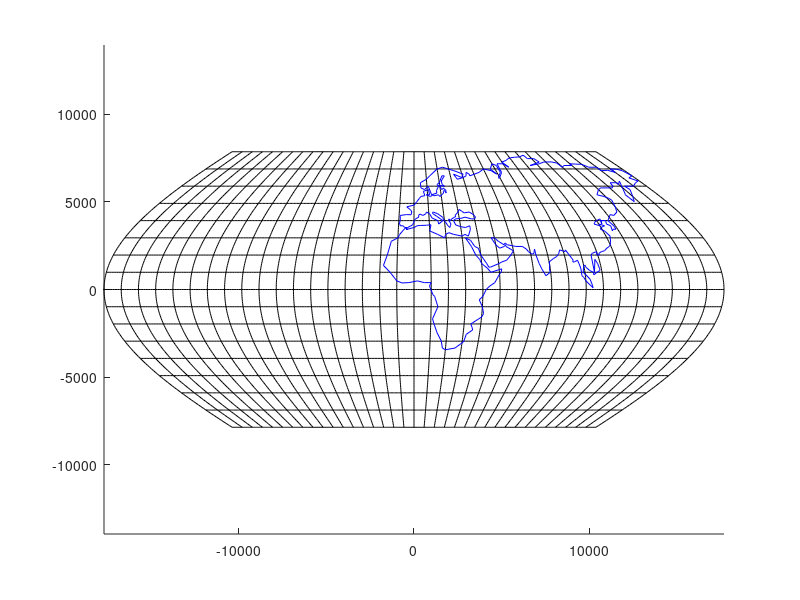

Write MATLAB code to recreate this figure. (Note: this script raises an error after producing the figure.)
clc
clear

format long g
axis equal

% Define extent
umin = -80;
umax = 80;
vmin = -180;
vmax = 180;
Du = 10;
Dv = 10;
dv = Dv/10;
du = Du/10;

R = 6380;

%Load graticule points
P = load("points_sinu.txt");
u = P(:, 1);
x = P(:, 3);
y = P(:, 4);
a = P(:, 5);
b = P(:, 6);

%Create W matrix
W = cos(u*pi/180);

%Airy + complex local
h2a = ((a-1).^2+(b-1).^2)/2;
h2c = (abs(a-1) + abs(b-1))/2 + a./b - 1;

%Airy global, non-weighted
H2A = mean(h2a(:));
H2C = mean(h2c(:));
HA = sqrt(H2A);
HC = sqrt(H2C);

%Airy global, weighted
H2AN = W.*h2a;
H2AW = sum(H2AN(:))/sum(W(:));
HAW = sqrt(H2AW);

H2CN = W.*h2c;
H2CW = sum(H2CN(:))/sum(W(:));
HCW = sqrt(H2CW);

%Load meridians
M = load('meridians_sinu.txt');
xm = M(:, 3);
ym = M(:, 4);

%Load parallels
P = load('parallels_sinu.txt');
xp = P(:, 3);
yp = P(:, 4);

%Load contients
EU = load('europe_sinu.txt');
xeu = EU(:, 3);
yeu = EU(:, 4);

%Draw meridians
hold on
nm = length(umin:du:umax)
for i = 1:nm:length(xm)
    plot(xm(i:i+nm - 1), ym(i:i+nm - 1), 'k');
end

%Draw parallels
np = length(vmin:dv:vmax)
for i = 1:np:length(xp)
    plot(xp(i:i+np - 1), yp(i:i+np - 1), 'k');
end
    
%Draw continents
plot(xeu, yeu, 'b');

%Map scale
M = 100000000;
Muv = M./a;

%Convert [x,y,M] to meshgrid
xg = linspace(min(x), max(x), 100);
yg = linspace(min(y), max(y), 100);
[X,Y] = meshgrid(xg, yg);
Z = griddata(x, y, Muv, X, Y, 'cubic');

%Draw contour lines
[C, h] = contour(X, Y, Z, [20000000:10000000:300000000], 'LineColor', 'r', 'LineWidth' ,2);
clabel(C, h, 'Color', 'r', 'labelspacing', 1000)